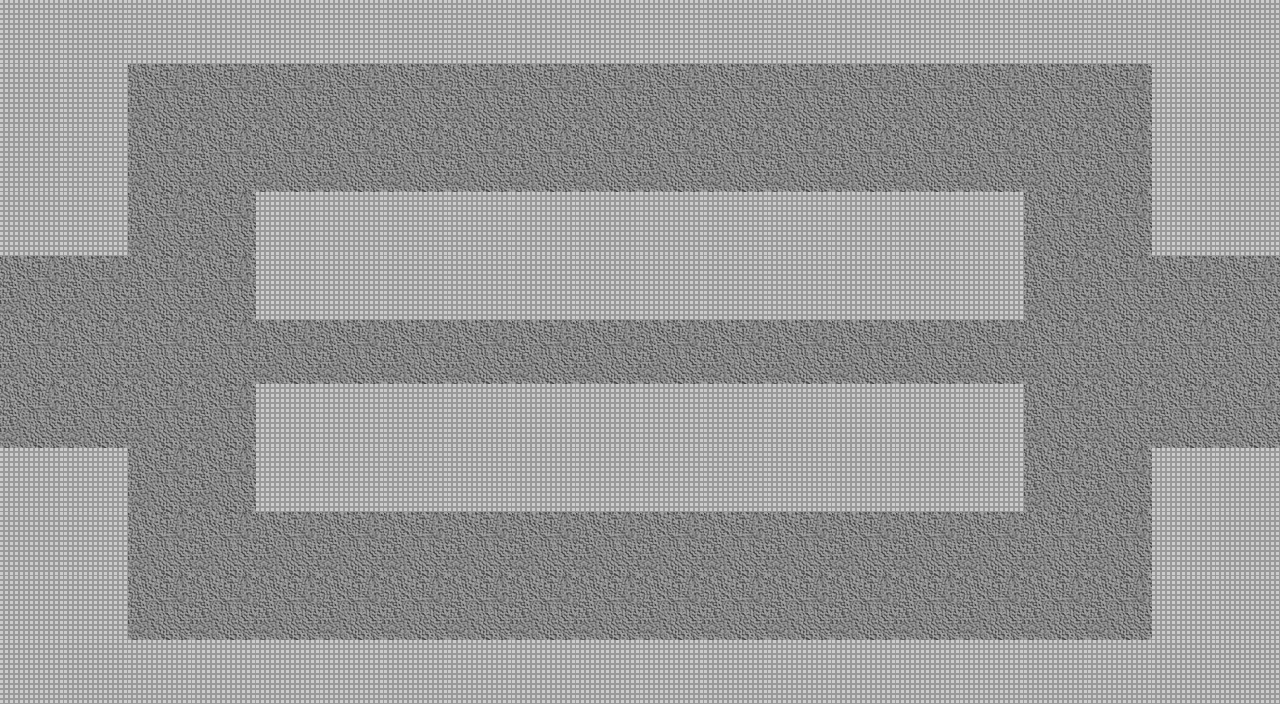

The image is a tile-based game level rendered from a .tmx file. Its description and source (layers, tilesets, objects; grid data summarised) follow:
An orthogonal 20x11 tile map with 64x64 px tiles, 2 tile layers (Floor, Wall), 2 tilesets and 7 objects.

<map version="1.0" orientation="orthogonal" renderorder="right-down" width="20" height="11" tilewidth="64" tileheight="64" nextobjectid="35">
 <properties>
  <property name="unity:resource" value="True" />
  <property name="unity:tag" value="Room" />
 </properties>
 <tileset firstgid="1" source="DungeonTilePH.tsx" />
 <tileset firstgid="3" source="MobSpawner.tsx" />
 <layer name="Floor" width="20" height="11">
  <properties>
   <property name="unity:sortingLayerName" value="Floor" />
   <property name="unity:tag" value="Floor" />
  </properties>
  <data>[220 cells, 220 non-empty, 1 distinct tile ids]</data>
 </layer>
 <layer name="Wall" width="20" height="11">
  <properties>
   <property name="ChildTag" value="Wall" />
   <property name="unity:tag" value="Wall" />
  </properties>
  <data>[220 cells, 112 non-empty, 1 distinct tile ids]</data>
 </layer>
 <objectgroup name="Mobs">
  <object id="27" gid="4" x="576" y="384" width="64" height="64" />
  <object id="30" gid="3" x="448" y="576" width="64" height="64" />
  <object id="32" gid="3" x="768" y="576" width="64" height="64" />
  <object id="33" gid="3" x="448" y="192" width="64" height="64" />
  <object id="34" gid="3" x="768" y="192" width="64" height="64" />
 </objectgroup>
 <objectgroup name="Exits">
  <object id="18" x="0" y="256" width="35" height="192">
   <properties>
    <property name="Exit" value="W" />
   </properties>
  </object>
  <object id="19" x="1248" y="256" width="32" height="192">
   <properties>
    <property name="Exit" value="E" />
   </properties>
  </object>
 </objectgroup>
</map>
